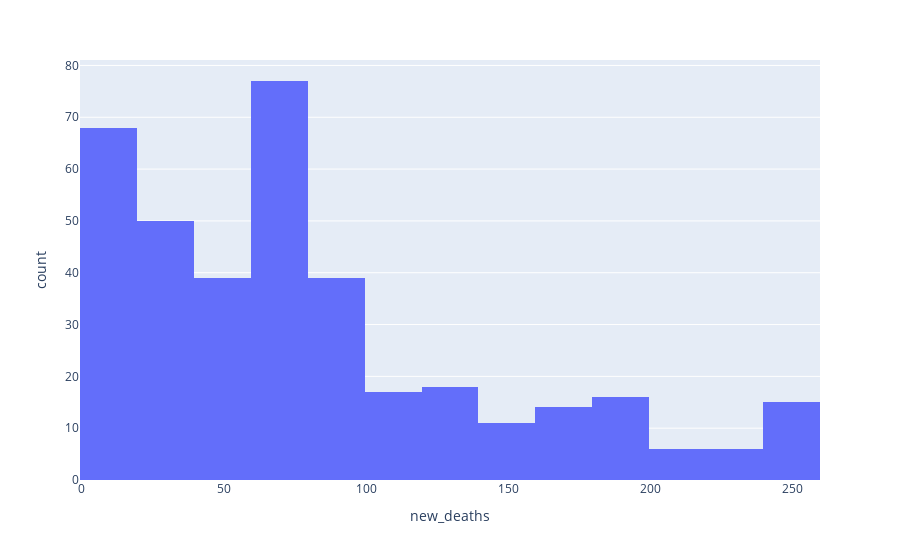

Notebook cell for this chart:
### Code cell
#Plot a histogram for daily deaths for any country you choose.
grafik=covid[covid['location'].isin(['Turkey'])]
fig = px.histogram(grafik, x="new_deaths")
fig.show()

### Figure 1 — Plotly figure (JSON) as saved in the notebook; plotly's stock layout.template omitted (floating-point values rounded to 4 significant figures; data arrays with more than 128 entries replaced by an {"elided": "..."} marker saying what was removed)
{"data": [{"alignmentgroup": "True", "bingroup": "x", "hovertemplate": "new_deaths=%{x}<br>count=%{y}<extra></extra>", "legendgroup": "", "marker": {"color": "#636efa"}, "name": "", "offsetgroup": "", "orientation": "v", "showlegend": false, "type": "histogram", "x": {"elided": "382 int values"}, "xaxis": "x", "yaxis": "y"}], "layout": {"barmode": "relative", "legend": {"tracegroupgap": 0}, "margin": {"t": 60}, "xaxis": {"anchor": "y", "domain": [0, 1], "title": {"text": "new_deaths"}}, "yaxis": {"anchor": "x", "domain": [0, 1], "title": {"text": "count"}}}}
